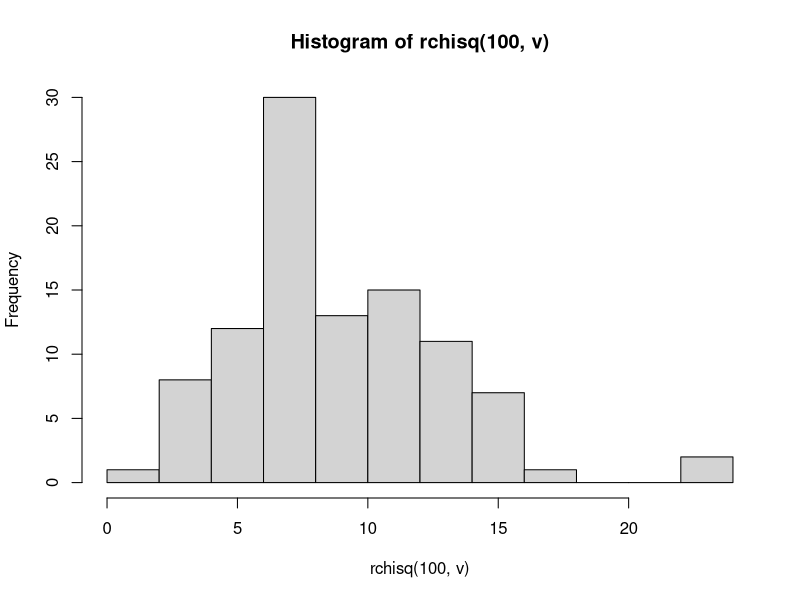

Write the R code that produced this figure.
# Soal 4a
# Fungsi Probabilitas dari Distribusi Chi-Square
x <- 2
v <- 10
dchisq(x, v)

# Soal 4b
# Histogram dari Distribusi Chi-Square dengan 100 data random
# Melakukan random data
hist(rchisq(100, v))

# Soal 4c
# Inisialiasi
df <- 10
# Mencari nilai rata-rata
rataan <- df
rataan
# Mencari nilai varian
varian <- 2 * df
varian
